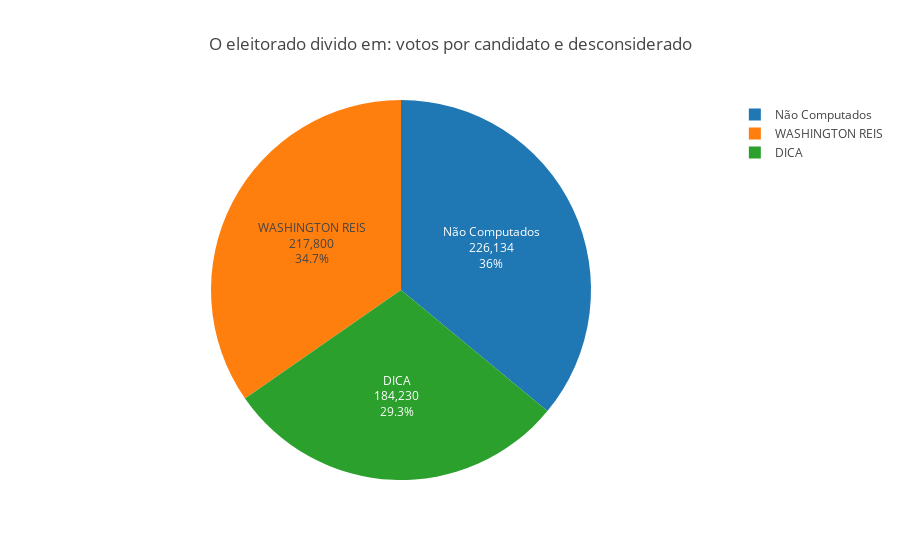

The cell this chart's notebook holds for it:
### Markdown cell above
#### Visualização da distribuição dos votos dos candidatos em segundo turno

### Code cell
values = [total_votos_nao_considerados, cand1.get('votes'), cand2.get('votes')]
labels = [ 'Não Computados', cand1.get('name'), cand2.get('name') ]

title = 'O eleitorado divido em: votos por candidato e desconsiderado'
fig = generatePieChart(go=go, labels=labels, values=values, title=title)
py.iplot(fig)

### Figure 1 — Plotly figure (JSON) as saved in the notebook; plotly's stock layout.template omitted (floating-point values rounded to 4 significant figures)
{"data": [{"labels": ["Não Computados", "DICA", "WASHINGTON REIS"], "textinfo": "percent+value+label", "type": "pie", "uid": "970bf4f0-e1b0-11e8-9928-5cc9d399d62a", "values": [226134, 184230, 217800]}], "layout": {"title": "O eleitorado divido em: votos por candidato e desconsiderado"}}
